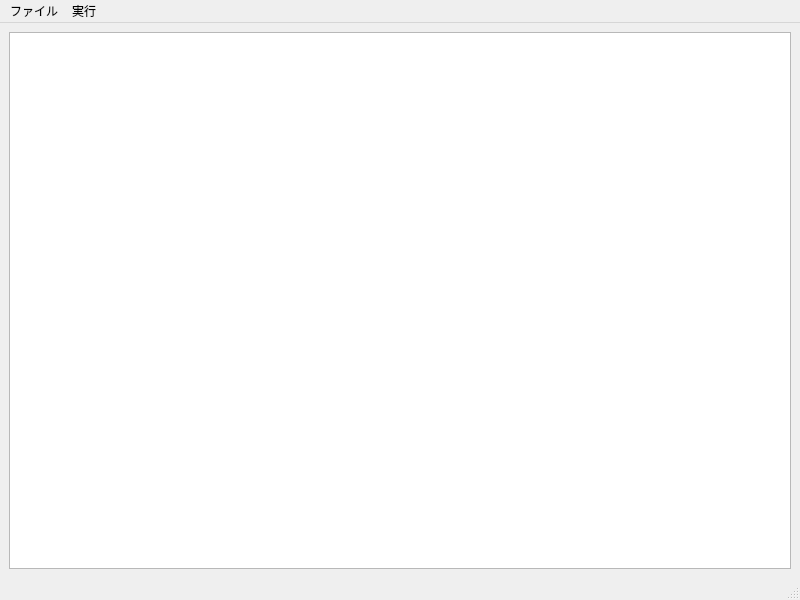
<?xml version="1.0" encoding="UTF-8"?>
<ui version="4.0">
 <class>MainWindow</class>
 <widget class="QMainWindow" name="MainWindow">
  <property name="geometry">
   <rect>
    <x>0</x>
    <y>0</y>
    <width>800</width>
    <height>600</height>
   </rect>
  </property>
  <property name="windowTitle">
   <string>Port Scan Result</string>
  </property>
  <widget class="QWidget" name="centralwidget">
   <layout class="QVBoxLayout" name="verticalLayout">
    <item>
     <widget class="QTableView" name="tableView"/>
    </item>
   </layout>
  </widget>
  <widget class="QMenuBar" name="menubar">
   <property name="geometry">
    <rect>
     <x>0</x>
     <y>0</y>
     <width>800</width>
     <height>24</height>
    </rect>
   </property>
   <property name="defaultUp">
    <bool>false</bool>
   </property>
   <widget class="QMenu" name="menu_f">
    <property name="title">
     <string>ファイル</string>
    </property>
    <addaction name="action_open"/>
    <addaction name="action_close"/>
    <addaction name="action_save"/>
   </widget>
   <widget class="QMenu" name="menu_e">
    <property name="title">
     <string>実行</string>
    </property>
    <addaction name="action_scan"/>
   </widget>
   <addaction name="menu_f"/>
   <addaction name="menu_e"/>
  </widget>
  <widget class="QStatusBar" name="statusbar"/>
  <action name="action_close">
   <property name="text">
    <string>閉じる</string>
   </property>
  </action>
  <action name="action_open">
   <property name="text">
    <string>開く</string>
   </property>
  </action>
  <action name="action_save">
   <property name="text">
    <string>保存</string>
   </property>
  </action>
  <action name="action_scan">
   <property name="text">
    <string>実行</string>
   </property>
  </action>
 </widget>
 <resources/>
 <connections/>
</ui>
